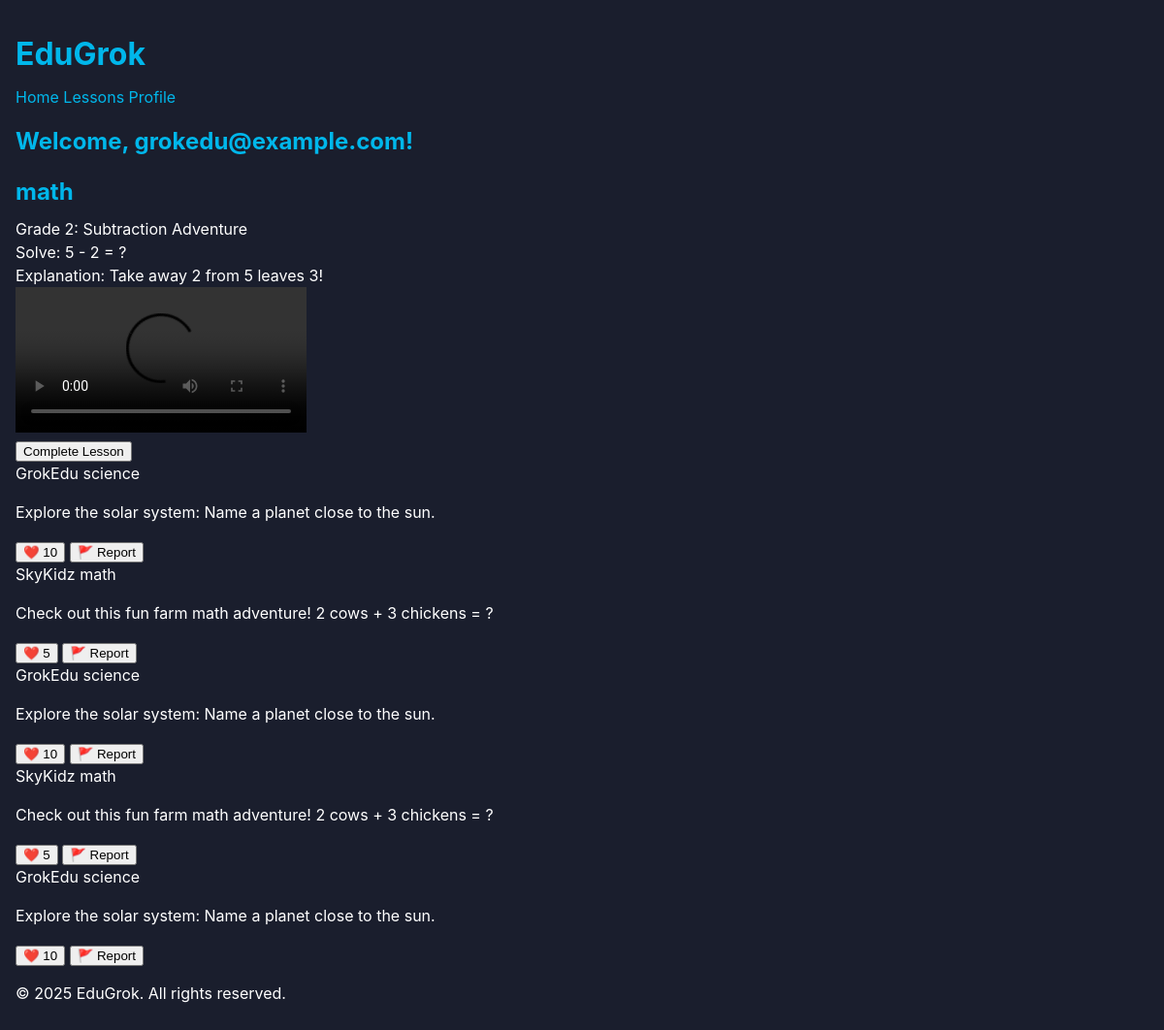
/ (signed in), run on the app's committed database.
### tables this page shows
CREATE TABLE users 
                         (id INTEGER PRIMARY KEY AUTOINCREMENT, email TEXT UNIQUE, password TEXT, 
                          grade INTEGER, theme TEXT, subscribed INTEGER DEFAULT 0, handle TEXT);

CREATE TABLE lessons 
                     (id INTEGER PRIMARY KEY AUTOINCREMENT, user_id INTEGER, grade INTEGER, 
                      subject TEXT, content TEXT, completed INTEGER DEFAULT 0, 
                      FOREIGN KEY (user_id) REFERENCES users(id));

CREATE TABLE posts 
                     (id INTEGER PRIMARY KEY AUTOINCREMENT, user_id INTEGER, content TEXT, subject TEXT, 
                      likes INTEGER DEFAULT 0, reported INTEGER DEFAULT 0, 
                      FOREIGN KEY (user_id) REFERENCES users(id));

### app.py (the view)
@app.route('/')
def home():
    logger.debug("Accessing home route")
    print("Home route called")
    if 'user_id' not in session:
        print("No user session - redirecting to login")
        return redirect(url_for('login'))
    conn = get_db()
    c = conn.cursor()
    print("Fetching posts...")
    c.execute("SELECT p.id, p.content, p.subject, p.likes, u.handle, p.reported FROM posts p JOIN users u ON p.user_id = u.id WHERE p.reported = 0 ORDER BY p.id DESC LIMIT 5")
    posts_data = c.fetchall()
    print(f"Fetched {len(posts_data)} posts from DB")
    posts = []
    user_id = session.get('user_id')
    for row in posts_data:
        post = dict(
            id=row['id'],
            content=filter_content(row['content']),
            subject=row['subject'],
            likes=row['likes'] if row['likes'] is not None else 0,
            handle=row['handle'],
            reported=row['reported']
        )
        if user_id:
            c.execute("SELECT 1 FROM user_likes WHERE user_id = ? AND post_id = ?", (user_id, row['id']))
            post['liked_by_user'] = c.fetchone() is not None
        else:
            post['liked_by_user'] = False
        posts.append(post)
    print(f"Processed {len(posts)} posts for template")
    c.execute("SELECT id, subject, content, completed FROM lessons WHERE (user_id IS NULL OR user_id = ?) AND grade = ? AND completed = 0 LIMIT 1", (session['user_id'], session.get('grade', 1)))
    lesson_row = c.fetchone()
    lesson = dict(lesson_row) if lesson_row else None
    print(f"Fetched lesson: {lesson['subject'] if lesson else 'None'}")
    c.execute("SELECT id, grade, score, date FROM tests WHERE user_id = ? ORDER BY date DESC LIMIT 1", (session['user_id'],))
    test_row = c.fetchone()
    test = dict(test_row) if test_row else None
    print(f"Fetched test: {test['score'] if test else 'None'}")
    return render_template('home.html.j2', posts=posts, lesson=lesson, test=test, subscribed=session.get('subscribed', False), theme=session.get('theme', 'astronaut'))

### app.py (called while the page is built)
def filter_content(content):
    if not isinstance(content, str):
        return ""
    for word in BAD_WORDS:
        content = re.sub(rf'\b{word}\b', '***', content, flags=re.IGNORECASE)
    return content

def get_db():
    if 'db' not in g:
        if 'RENDER' in os.environ:
            db_path = '/data/edugrok.db'
            print("Using Render persistent DB path: /data/edugrok.db")
            logger.info("Using Render persistent DB path: /data/edugrok.db")
        else:
            db_path = 'edugrok.db'  # Local fallback to current dir
            print("Using local DB path: edugrok.db")
            logger.info("Using local DB path: edugrok.db")
        if not os.path.exists(db_path):
            print(f"DB not found at {db_path} - will init on first use")
        g.db = sqlite3.connect(db_path, timeout=10)
        g.db.execute('PRAGMA journal_mode=WAL;')
        g.db.row_factory = sqlite3.Row
    return g.db

@app.before_request
def log_request():
    logger.debug(f"Request: {request.method} {request.url} - User ID: {session.get('user_id', 'None')}")

### templates/home.html.j2 (shortened to what this page needs)
<!DOCTYPE html>
<html lang="en">
<head>
    <link href="{{ url_for('static', filename='style.css') }}" rel="stylesheet">
</head>
<body class="min-h-screen {{ session.theme|default('astronaut') }} bg-gray-100 dark:bg-gray-800 text-gray-900 dark:text-white">
    <header class="bg-white dark:bg-gray-700 p-4 shadow">
        <h1 class="text-3xl font-bold">EduGrok</h1>
        <nav class="mt-2">
            <a href="{{ url_for('home') }}" class="mr-4 text-blue-500 hover:underline">Home</a>
            <a href="{{ url_for('lessons') }}" class="mr-4 text-blue-500 hover:underline">Lessons</a>
            <a href="{{ url_for('profile') }}" class="text-blue-500 hover:underline">Profile</a>
        </nav>
    </header>
    <div class="container mx-auto p-4">
        <div class="bg-white dark:bg-gray-700 p-4 mb-6 rounded shadow">
            <h2 class="text-xl font-semibold">Welcome, {{ session.get('email', 'Guest') }}!</h2>
        </div>
        {% if lesson %}
            <div class="bg-white dark:bg-gray-700 p-4 mb-4 rounded shadow">
                <h2 class="text-xl font-semibold">{{ lesson.subject }}</h2>
                <div class="mt-2">{{ lesson.content|safe }}</div>
                <button onclick="completeLesson('{{ lesson.id }}')" class="mt-2 bg-blue-500 text-white px-4 py-2 rounded hover:bg-blue-600">Complete Lesson</button>
            </div>
        {% endif %}
        <div class="space-y-4">
            {% if posts %}
                {% for post in posts %}
                    <div class="bg-white dark:bg-gray-700 p-4 rounded shadow">
                        <div class="flex justify-between items-center mb-2">
                            <span class="font-semibold">{{ post.handle }}</span>
                            <span class="text-sm text-gray-500 dark:text-gray-400">{{ post.subject }}</span>
                        </div>
                        <p class="mb-2">{{ post.content|safe }}</p>
                        <div class="flex space-x-4">
                            <button onclick="likePost('{{ post.id }}')" class="flex items-center {% if post.liked_by_user is defined and post.liked_by_user %}text-red-500{% else %}text-gray-500{% endif %} hover:text-red-600">
                                ❤️ <span id="likes-{{ post.id }}" class="ml-1">{{ post.likes|default(0) }}</span>
                            </button>
                            <button onclick="reportPost('{{ post.id }}')" class="text-gray-500 hover:text-yellow-500">
                                🚩 Report
                            </button>
                        </div>
                    </div>
                {% endfor %}
            {% else %}
                <p class="text-red-500">Failed to load feed. Please try again.</p>
                <script>console.error('No posts loaded - check server logs');</script>
            {% endif %}
        </div>
    </div>
    <footer class="bg-white dark:bg-gray-700 p-4 mt-6 text-center text-gray-500 dark:text-gray-400">
        <p>&copy; 2025 EduGrok. All rights reserved.</p>
    </footer>
</body>
</html>

### static/style.css (style rules this page uses)
body { font-family: -apple-system, BlinkMacSystemFont, "Segoe UI", Roboto, Helvetica, Arial, sans-serif; margin: 0; padding: 16px; background-color: #1a1e2d; color: #ffffff; line-height: 1.5; }
h1, h2 { color: #00b7eb; margin: 16px 0 8px; }
a { color: #00b7eb; text-decoration: none; }

### data on the page
users: get "grokedu@example.com"
lessons: subject "math", content "Grade 2: Subtraction Adventure Solve: 5 - 2 = ? Explanation: Take away 2 from 5 leaves 3!"
posts: handle "GrokEdu", subject "science", content "Explore the solar system: Name a planet close to the sun.", likes "10"
posts: handle "SkyKidz", subject "math", content "Check out this fun farm math adventure! 2 cows + 3 chickens = ?", likes "5"
posts: handle "GrokEdu", subject "science", content "Explore the solar system: Name a planet close to the sun.", likes "10"
posts: handle "SkyKidz", subject "math", content "Check out this fun farm math adventure! 2 cows + 3 chickens = ?", likes "5"
posts: handle "GrokEdu", subject "science", content "Explore the solar system: Name a planet close to the sun.", likes "10"
